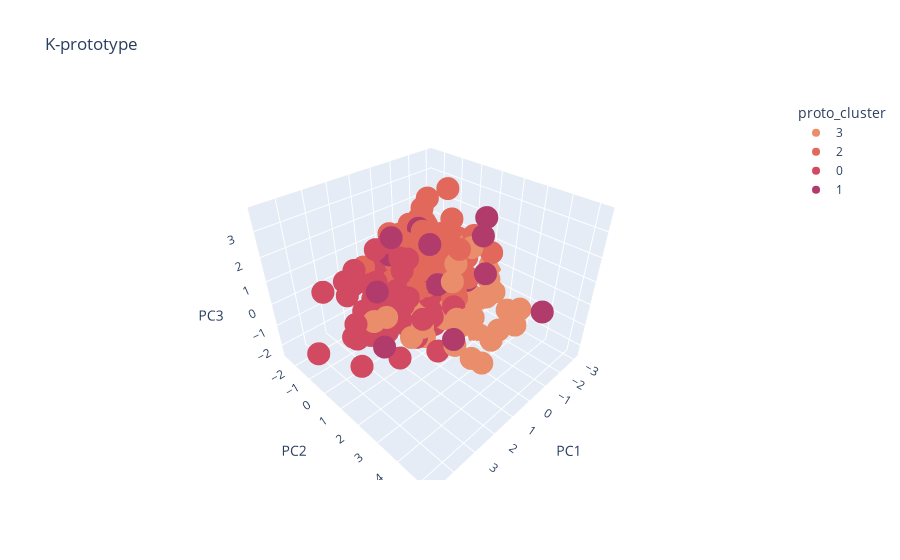

This figure's notebook cell:
### Code cell
fig = px.scatter_3d(X_pca, x='PC1', y='PC2', z='PC3',
              color='proto_cluster', title="K-prototype", color_discrete_sequence=palette)
fig.show()
